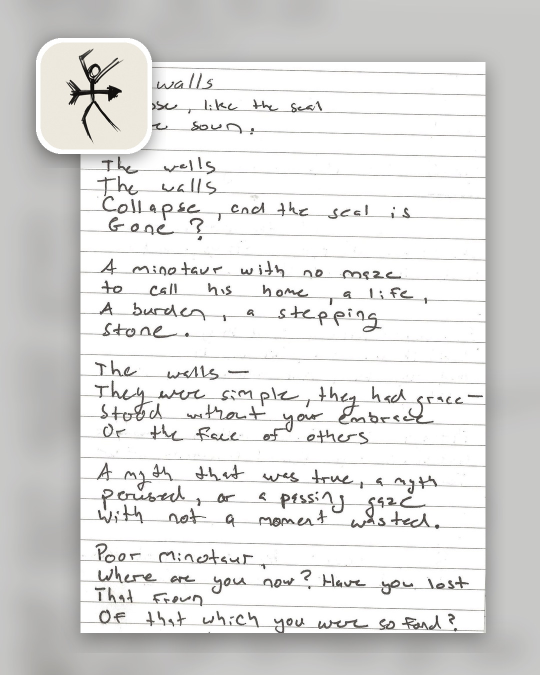
#> input picture production/exports/p001/4x5/cover-stack.jpg, 1080 x 1350 px (shown at 1/2 size)
$ python -i kit.py   (imports and definitions only)
#> lines starting #> are read from the running program, lines starting #| are printed output that depends on the picture
#!/usr/bin/env python3
"""
T07 media-production kit.

One source package -> stills, carousel, Reel, 9:16 assembly and widget tiles.
The source package is a piece/version/page selection in a JSON config plus the
repository's site/data/j.json line boxes and a preserved scan.

Design rules enforced here:
  * no generated copy is drawn on any export;
  * every crop is derived from a named page/version/block/line set;
  * every output is listed with a hash and a clearance state;
  * the same code path produces the second-piece substitution.

Run from the repository root (or pass --repo):
  python3 production/kit/kit.py --config production/kit/config/p001.json
  python3 production/kit/kit.py --config production/kit/config/p004.json
"""

from __future__ import annotations

import argparse
import datetime as dt
import difflib
import hashlib
import json
import math
import os
import re
import shutil
import subprocess
import sys
import tempfile
import zipfile
from pathlib import Path

from PIL import Image, ImageDraw, ImageEnhance, ImageFilter, ImageFont

W4, H4 = 1080, 1350
W9, H9 = 1080, 1920
PAPER = (247, 245, 239)
PAPER_RGB = PAPER
MARGIN = 72
JPEG_QUALITY = 92
FPS = 30

KIT_DIR = Path(__file__).resolve().parent
PRODUCTION_DIR = KIT_DIR.parent
DEFAULT_REPO = PRODUCTION_DIR.parent
sys.path.insert(0, str(DEFAULT_REPO / "tools"))
from script_realizations import source_snapshot
from source_fingerprint import source_binding


# --------------------------------------------------------------------------
# small utilities
# --------------------------------------------------------------------------

# [6 lines left out: function sha256, not called in this run]


def load_json(path: Path):
    with open(path, encoding="utf-8") as fh:
        return json.load(fh)


# [5 lines left out: function save_json, not called in this run]


def iso_now() -> str:
    return dt.datetime.now(dt.timezone.utc).replace(microsecond=0).isoformat()


# [9 lines left out: function git_head, not called in this run]


def rgb(im: Image.Image) -> Image.Image:
    return im.convert("RGB")


def resample(im: Image.Image, size: tuple[int, int]) -> Image.Image:
    return im.resize(size, Image.Resampling.LANCZOS)


def fit_contain(im: Image.Image, w: int, h: int) -> Image.Image:
    s = min(w / im.width, h / im.height)
    return resample(im, (max(1, round(im.width * s)), max(1, round(im.height * s))))


# [46 lines left out: functions fit_cover, clamp_box, page_row_boxes, union_box, crop_norm, not called in this run]


def page_canvas(w=W4, h=H4, color=PAPER_RGB) -> Image.Image:
    return Image.new("RGB", (w, h), color)


# [48 lines left out: functions add_paper_wash, shadowed_card, paste_card, rounded_rgba, identity_chip, not called in this run]


# --------------------------------------------------------------------------
# source package
# --------------------------------------------------------------------------

class SourcePackage:
    # [82 lines left out: functions __init__, _piece, _version, _page, _resolve, _validate and 1 more, not called in this run]

    def blocks(self, ids):
        return [self.page["B"][i] for i in ids]

    def rows(self, block_ids):
        return page_row_boxes(self.page, block_ids=set(block_ids))

    # [80 lines left out: functions text, norm_to_px, later_source, geometry, selection_box, selection, not called in this run]


# --------------------------------------------------------------------------
# renders
# --------------------------------------------------------------------------

def render_page(source: SourcePackage, block_ids=None, canvas_size=(W4, H4),
                margin=MARGIN, crop_blocks=None) -> Image.Image:
    canvas = page_canvas(*canvas_size)
    selected = crop_blocks if crop_blocks is not None else block_ids
    if selected is None:
        selected = source.version_blocks()
    box = source.selection_box(selected)
    page_im = crop_norm(source.image, box)
    max_w = canvas.width - margin * 2
    max_h = canvas.height - margin * 2
    card = fit_contain(page_im, max_w, max_h)
    x = (canvas.width - card.width) // 2
    y = (canvas.height - card.height) // 2
    paste_card(canvas, card, x, y, pad=36, blur=14, opacity=84)
    return canvas


# [44 lines left out: functions render_line, render_stack, not called in this run]


def render_detail(source: SourcePackage, block_ids, canvas_size=(W4, H4)) -> Image.Image:
    return render_line(source, block_ids, canvas_size=canvas_size,
                       pad=(0.025, 0.018), max_w=W4 - 2 * 54)


# [388 lines left out: functions render_version_page, render_still_set, wipe_frames, framed_9x16, make_reel, make_story and 3 more, not called in this run]


# --------------------------------------------------------------------------
# QA
# --------------------------------------------------------------------------

def phone_preview(im: Image.Image, width=390) -> Image.Image:
    h = round(im.height * width / im.width)
    return resample(im, (width, h))


# [557 lines left out: functions ink_metrics, ensure_vision_ocr, ocr_words, word_recall, still_recipe, run_qa and 9 more, not called in this run]


# [2 lines not run here, left out]

>>> import cv2
>>> picture = cv2.imread('../exports/p001/4x5/cover-stack.jpg', cv2.IMREAD_GRAYSCALE)
#> picture: shape (1350, 1080); min 0, max 255, mean 221.4
>>> result = render_page(picture)
#> in render_page, `canvas = page_canvas(*canvas_size)`:
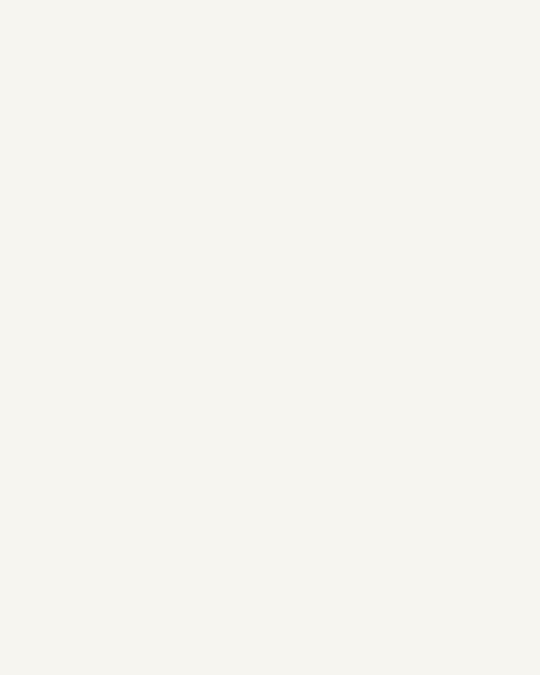
#> canvas: PIL image 1080x1350 RGB (shown at 1/2 size); mean R, G, B 247, 245, 239
#> (the run stopped early here; a loop or call above may not have finished)
